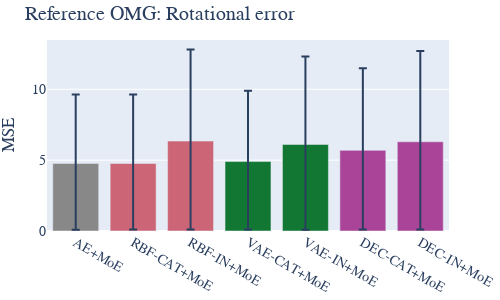

Here is the notebook cell this chart was saved with:
### Code cell
fig = plot_bar_twin([t_keys2[2]], results, width=500, height=300,
                title="Reference OMG: Rotational error", y_axis_name="MSE", skip_first=True)
fig.show()

### Figure 1 — Plotly figure (JSON) as saved in the notebook; plotly's stock layout.template omitted (floating-point values rounded to 4 significant figures)
{"data": [{"error_y": {"array": [4.862], "arrayminus": [4.671], "type": "data"}, "marker": {"color": "rgb(136, 136, 136)"}, "name": "AE+MoE", "type": "bar", "x": ["AE+MoE"], "y": [4.767]}, {"error_y": {"array": [4.869, 6.46], "arrayminus": [4.66, 6.233], "type": "data"}, "marker": {"color": "rgb(204, 102, 119)"}, "name": "RBF", "type": "bar", "x": ["RBF-CAT+MoE", "RBF-IN+MoE"], "y": [4.765, 6.347]}, {"error_y": {"array": [5.0, 6.204], "arrayminus": [4.802, 6.01], "type": "data"}, "marker": {"color": "rgb(17, 119, 51)"}, "name": "VAE", "type": "bar", "x": ["VAE-CAT+MoE", "VAE-IN+MoE"], "y": [4.901, 6.107]}, {"error_y": {"array": [5.802, 6.407], "arrayminus": [5.586, 6.191], "type": "data"}, "marker": {"color": "rgb(170, 68, 153)"}, "name": "DEC", "type": "bar", "x": ["DEC-CAT+MoE", "DEC-IN+MoE"], "y": [5.694, 6.299]}], "layout": {"font": {"family": "Serif", "size": 14}, "height": 300, "margin": {"b": 5, "l": 5, "r": 5, "t": 40}, "showlegend": false, "title": {"text": "Reference OMG: Rotational error"}, "width": 500, "yaxis": {"title": {"text": "MSE"}}}}
